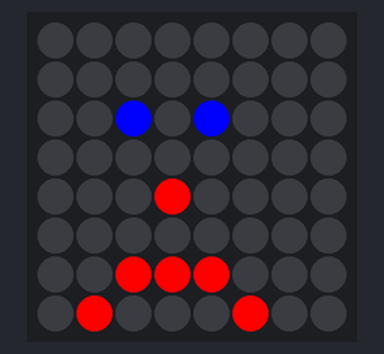
The program below on a simulated Raspberry Pi (BCM pin numbers) with a Sense HAT. On the bench: the Sense HAT's 8×8 RGB LED matrix. At 1.0 s the program stops and its outputs stay as they are.

Above: at 0.1 s.
At 1.1 s:
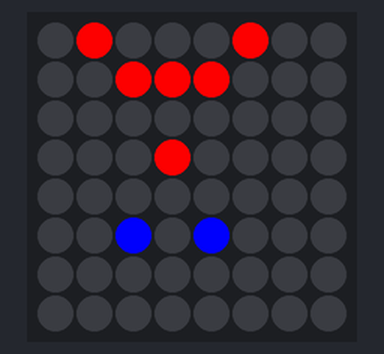

The program:

smileyface.py
```python
from sense_hat import SenseHat
from time import sleep
sense = SenseHat()

sense.clear()


sense.set_pixel(2,2,(0,0,255))
sense.set_pixel(4,2,(0,0,255))
sense.set_pixel(3,4,(255,0,0))
sense.set_pixel(1,7,(255,0,0))
sense.set_pixel(2,6,(255,0,0))
sense.set_pixel(3,6,(255,0,0))
sense.set_pixel(4,6,(255,0,0))
sense.set_pixel(5,7,(255,0,0))
sleep(1)

sense.flip_v()
```
